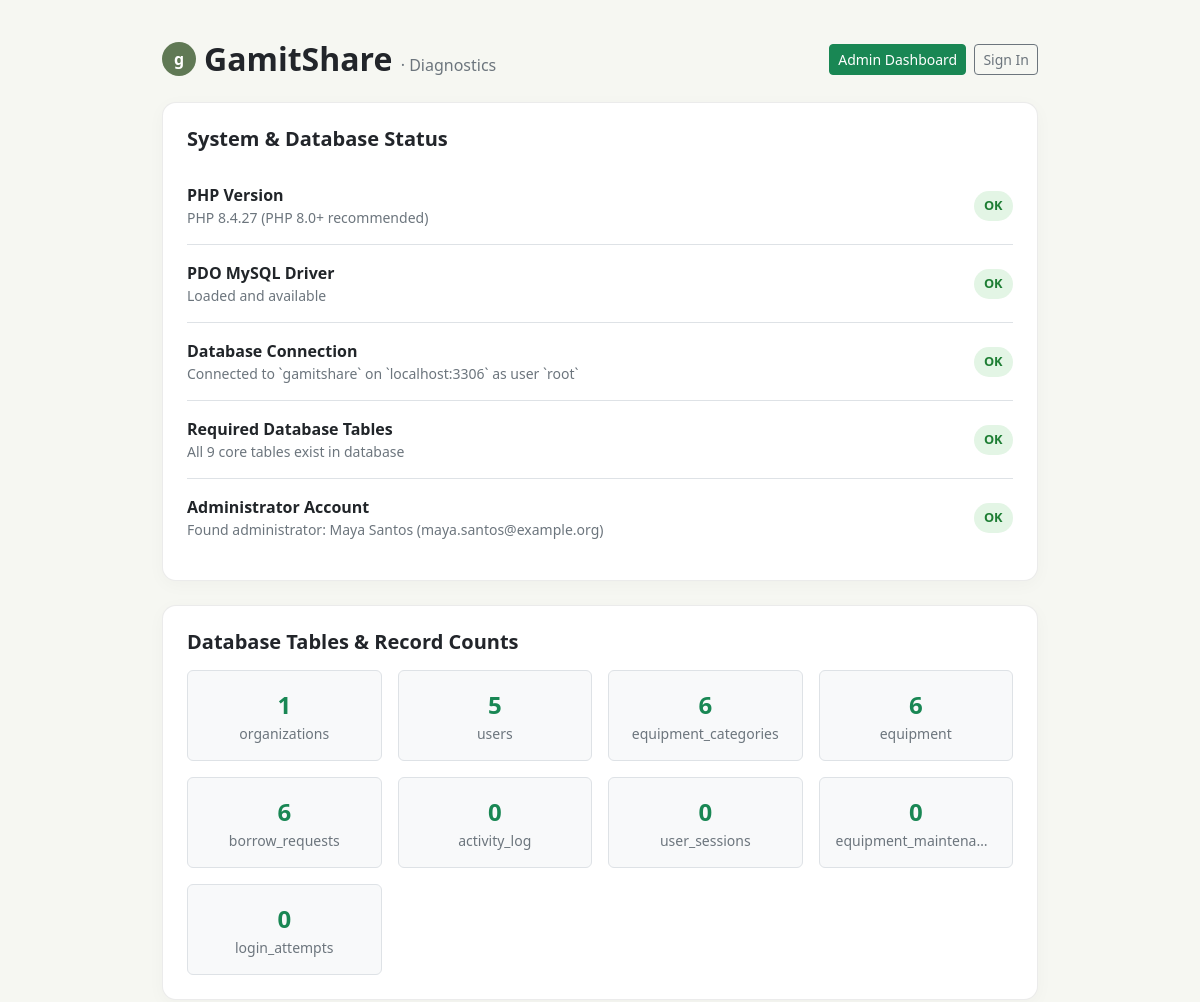
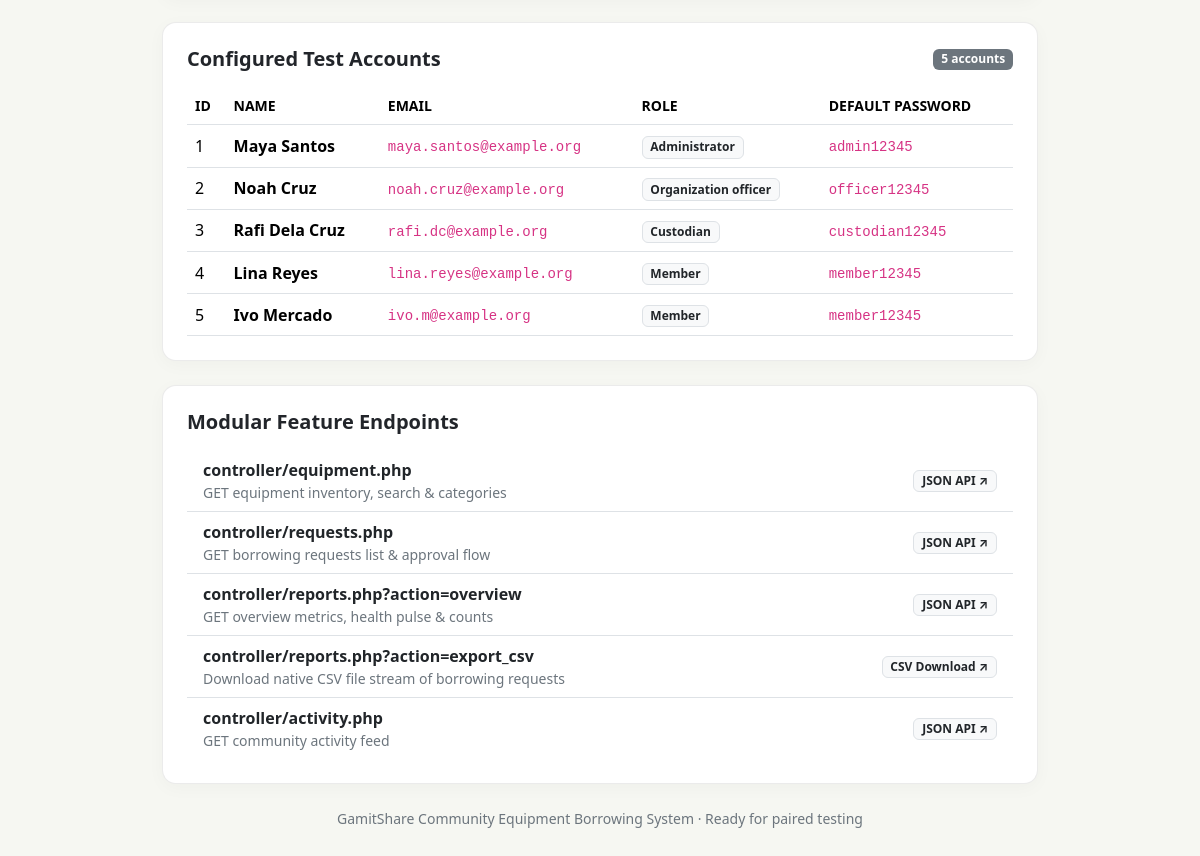
Screenshot of /test_db.php with the database file from the repository (2 pictures, top to bottom).
### tables this page shows
CREATE TABLE IF NOT EXISTS users (
  id              INT UNSIGNED    NOT NULL AUTO_INCREMENT,
  organization_id INT UNSIGNED    NOT NULL,
  name            VARCHAR(70)     NOT NULL,
  email           VARCHAR(254)    NOT NULL,
   
  password_hash   CHAR(64)        NOT NULL,
   
  salt            VARCHAR(32)     NOT NULL,
  role            ENUM(
                    'Member',
                    'Organization officer',
                    'Custodian',
                    'Administrator'
                  ) NOT NULL DEFAULT 'Member',
  is_active       TINYINT(1)      NOT NULL DEFAULT 1,
  joined_date     DATE            NOT NULL,
  created_at      DATETIME        NOT NULL DEFAULT CURRENT_TIMESTAMP,
  updated_at      DATETIME        NOT NULL DEFAULT CURRENT_TIMESTAMP ON UPDATE CURRENT_TIMESTAMP,
  PRIMARY KEY (id),
  UNIQUE KEY uq_users_email (email),
  CONSTRAINT fk_users_org
    FOREIGN KEY (organization_id) REFERENCES organizations (id)
    ON UPDATE CASCADE ON DELETE RESTRICT
);

### test_db.php (the view, shortened to what this page needs)
<?php
$checks = [];
$checks['php_version'] = [
    'title'  => 'PHP Version',
    'status' => PHP_VERSION_ID >= 80000 ? 'OK' : 'WARN',
    'detail' => 'PHP ' . PHP_VERSION . ' (PHP 8.0+ recommended)',
];
$checks['pdo_mysql'] = [
    'title'  => 'PDO MySQL Driver',
    'status' => extension_loaded('pdo_mysql') ? 'OK' : 'FAIL',
    'detail' => extension_loaded('pdo_mysql') ? 'Loaded and available' : 'Missing pdo_mysql extension in php.ini',
];
$pdo = null;
try {
    $pdo = db_connect();
    $checks['db_connection'] = [
        'title'  => 'Database Connection',
        'status' => 'OK',
        'detail' => 'Connected to `' . DB_NAME . '` on `' . DB_HOST . ':' . DB_PORT . '` as user `' . DB_USER . '`',
    ];
} catch (Throwable $e) {
    $checks['db_connection'] = [
        'title'  => 'Database Connection',
        'status' => 'FAIL',
        'detail' => $e->getMessage(),
    ];
}
$tables = [
    'organizations'        => 0,
    'users'                => 0,
    'equipment_categories' => 0,
    'equipment'            => 0,
    'borrow_requests'      => 0,
    'activity_log'         => 0,
    'user_sessions'        => 0,
    'equipment_maintenance'=> 0,
    'login_attempts'       => 0,
];
if ($pdo) {
    $missing = array_filter($tables, fn($c) => $c === -1);
    $checks['tables'] = [
        'title'  => 'Required Database Tables',
        'status' => empty($missing) ? 'OK' : 'FAIL',
        'detail' => empty($missing)
            ? 'All ' . count($tables) . ' core tables exist in database'
            : 'Missing tables: ' . implode(', ', array_keys($missing)),
    ];
    try {
        $uStmt = $pdo->query("SELECT id, name, email, role, is_active FROM users ORDER BY id ASC");
        $usersList = $uStmt->fetchAll();
        $adminFound = array_filter($usersList, fn($u) => $u['role'] === 'Administrator');
        $checks['admin_account'] = [
            'title'  => 'Administrator Account',
            'status' => !empty($adminFound) ? 'OK' : 'FAIL',
            'detail' => !empty($adminFound)
                ? 'Found administrator: ' . reset($adminFound)['name'] . ' (' . reset($adminFound)['email'] . ')'
                : 'No active Administrator account found in `users` table',
        ];
    } catch (PDOException $e) {
        $usersList = [];
        $checks['admin_account'] = [
            'title'  => 'Administrator Account',
            'status' => 'FAIL',
            'detail' => $e->getMessage(),
        ];
    }
}
?>
<!doctype html>
<html lang="en">
<head>
  <link href="https://cdn.jsdelivr.net/npm/bootstrap@5.3.3/dist/css/bootstrap.min.css" rel="stylesheet">
</head>
<body>
  <div class="container" style="max-width: 900px;">
    <div class="d-flex align-items-center justify-content-between mb-4">
      <div class="d-flex align-items-center">
        <span class="brand-mark">g</span>
        <h2 class="mb-0 fw-bold">GamitShare <span class="fs-6 text-secondary fw-normal">· Diagnostics</span></h2>
      </div>
      <div>
        <a href="views/admin/dashboard.html" class="btn btn-sm btn-success me-1">Admin Dashboard</a>
        <a href="views/auth/login.html" class="btn btn-sm btn-outline-secondary">Sign In</a>
      </div>
    </div>
    <div class="card-box p-4 mb-4">
      <h5 class="fw-bold mb-3">System & Database Status</h5>
      <ul class="list-group list-group-flush">
        <?php foreach ($checks as $c): ?>
          <li class="list-group-item d-flex justify-content-between align-items-center px-0 py-3">
            <div>
              <strong><?= htmlspecialchars($c['title']) ?></strong>
              <div class="small text-secondary"><?= htmlspecialchars($c['detail']) ?></div>
            </div>
            <span class="status-badge badge-<?= strtolower($c['status']) ?>"><?= $c['status'] ?></span>
          </li>
        <?php endforeach; ?>
      </ul>
    </div>
    <?php if ($pdo): ?>
    <div class="card-box p-4 mb-4">
      <h5 class="fw-bold mb-3">Database Tables & Record Counts</h5>
      <div class="row g-3">
        <?php foreach ($tables as $tName => $tCount): ?>
          <div class="col-sm-6 col-md-3">
            <div class="p-3 bg-light rounded text-center border">
              <div class="fs-4 fw-bold text-success"><?= $tCount >= 0 ? $tCount : '!' ?></div>
              <div class="small text-secondary text-truncate" title="<?= htmlspecialchars($tName) ?>"><?= htmlspecialchars($tName) ?></div>
            </div>
          </div>
        <?php endforeach; ?>
      </div>
    </div>
    <div class="card-box p-4 mb-4">
      <div class="d-flex justify-content-between align-items-center mb-3">
        <h5 class="fw-bold mb-0">Configured Test Accounts</h5>
        <span class="badge bg-secondary"><?= count($usersList ?? []) ?> accounts</span>
      </div>
      <div class="table-responsive">
        <table class="table align-middle mb-0">
          <thead>
            <tr class="small text-secondary">
              <th>ID</th>
              <th>NAME</th>
              <th>EMAIL</th>
              <th>ROLE</th>
              <th>DEFAULT PASSWORD</th>
            </tr>
          </thead>
          <tbody>
            <?php
            $pwMap = [
                'maya.santos@example.org' => 'admin12345',
                'noah.cruz@example.org'   => 'officer12345',
                'rafi.dc@example.org'     => 'custodian12345',
                'lina.reyes@example.org'  => 'member12345',
                'ivo.m@example.org'       => 'member12345',
            ];
            foreach ($usersList ?? [] as $u):
                $defaultPw = $pwMap[strtolower($u['email'])] ?? 'member12345';
            ?>
              <tr>
                <td><?= $u['id'] ?></td>
                <td><strong><?= htmlspecialchars($u['name']) ?></strong></td>
                <td><code><?= htmlspecialchars($u['email']) ?></code></td>
                <td><span class="badge bg-light text-dark border"><?= htmlspecialchars($u['role']) ?></span></td>
                <td><code><?= $defaultPw ?></code></td>
              </tr>
            <?php endforeach; ?>
          </tbody>
        </table>
      </div>
    </div>
    <div class="card-box p-4 mb-4">
      <h5 class="fw-bold mb-3">Modular Feature Endpoints</h5>
      <div class="list-group list-group-flush">
        <a href="controller/equipment.php" target="_blank" class="list-group-item list-group-item-action d-flex justify-content-between align-items-center">
          <div>
            <strong>controller/equipment.php</strong>
            <small class="d-block text-secondary">GET equipment inventory, search & categories</small>
          </div>
          <span class="badge bg-light text-dark border">JSON API ↗</span>
        </a>
        <a href="controller/requests.php" target="_blank" class="list-group-item list-group-item-action d-flex justify-content-between align-items-center">
          <div>
            <strong>controller/requests.php</strong>
            <small class="d-block text-secondary">GET borrowing requests list & approval flow</small>
          </div>
          <span class="badge bg-light text-dark border">JSON API ↗</span>
        </a>
        <a href="controller/reports.php?action=overview" target="_blank" class="list-group-item list-group-item-action d-flex justify-content-between align-items-center">
          <div>
            <strong>controller/reports.php?action=overview</strong>
            <small class="d-block text-secondary">GET overview metrics, health pulse & counts</small>
          </div>
          <span class="badge bg-light text-dark border">JSON API ↗</span>
        </a>
        <a href="controller/reports.php?action=export_csv&type=requests" target="_blank" class="list-group-item list-group-item-action d-flex justify-content-between align-items-center">
          <div>
            <strong>controller/reports.php?action=export_csv</strong>
            <small class="d-block text-secondary">Download native CSV file stream of borrowing requests</small>
          </div>
          <span class="badge bg-light text-dark border">CSV Download ↗</span>
        </a>
        <a href="controller/activity.php" target="_blank" class="list-group-item list-group-item-action d-flex justify-content-between align-items-center">
          <div>
            <strong>controller/activity.php</strong>
            <small class="d-block text-secondary">GET community activity feed</small>
          </div>
          <span class="badge bg-light text-dark border">JSON API ↗</span>
        </a>
      </div>
    </div>
    <?php endif; ?>
    <p class="text-center text-secondary small">GamitShare Community Equipment Borrowing System · Ready for paired testing</p>
  </div>
</body>
</html>

### test_db.php (style rules this page uses)
body { background: #f6f7f2; color: #22252a; font-family: system-ui, -apple-system, sans-serif; padding: 2.5rem 1rem; }
.card-box { background: #fff; border-radius: 14px; border: 1px solid rgba(0,0,0,0.08); box-shadow: 0 4px 18px rgba(0,0,0,0.03); }
.status-badge { font-size: 0.8rem; padding: 0.35rem 0.65rem; border-radius: 20px; font-weight: 600; text-transform: uppercase; }
.badge-ok { background: #e3f5e5; color: #1e7e34; }
.brand-mark { display: inline-flex; width: 34px; height: 34px; align-items: center; justify-content: center; background: #607955; color: #fff; border-radius: 50%; font-weight: bold; margin-right: 0.5rem; }

### rows the page displays
users: id "1", name "Maya Santos", email "maya.santos@example.org", role "Administrator", email "admin12345"
users: id "2", name "Noah Cruz", email "noah.cruz@example.org", role "Organization officer", email "officer12345"
users: id "3", name "Rafi Dela Cruz", email "rafi.dc@example.org", role "Custodian", email "custodian12345"
users: id "4", name "Lina Reyes", email "lina.reyes@example.org", role "Member", email "member12345"
users: id "5", name "Ivo Mercado", email "ivo.m@example.org", role "Member", email "member12345"

### other values shown
$c['title'] "PHP Version"
$c['detail'] "PHP 8.4.27 (PHP 8.0+ recommended)"
$c['status'] "OK"
$c['title'] "PDO MySQL Driver"
$c['detail'] "Loaded and available"
$c['title'] "Database Connection"
$c['detail'] "Connected to `gamitshare` on `localhost:3306` as user `root`"
$c['title'] "Required Database Tables"
$c['detail'] "All 9 core tables exist in database"
$c['title'] "Administrator Account"
$c['detail'] "Found administrator: Maya Santos (maya.santos@example.org)"
$tCount "1"
$tName "organizations"
$tCount "5"
$tName "users"
